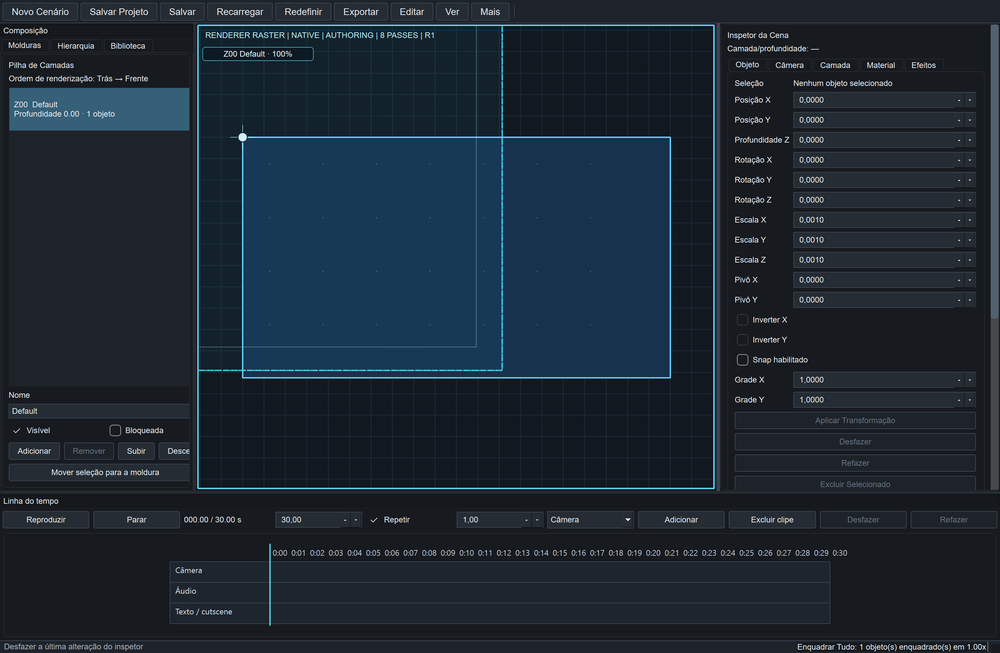
#> input picture artifacts/audit-post-e13-native-source-20260912-r4/captures/01-native-loaded.png, 1000 x 653 px, shrunk from 3000 x 1960 before the run
$ python -i edge_utils.py   (imports and definitions only)   (older library calls are emulated)
#> lines starting #> are read from the running program, lines starting #| are printed output that depends on the picture
# src/tools/edge_utils.py
"""
Multi-scale edge detection utilities for computer vision.
"""

from typing import List, Optional

import cv2
import numpy as np

try:
    from src.core.logger import logger
except ImportError:
    import logging

    logger = logging.getLogger(__name__)


def normalize_array(arr: np.ndarray) -> np.ndarray:
    """Normalize array to 0-255 range."""
    try:
        a = np.asarray(arr, dtype=np.float32)
        a_min = a.min()
        a_max = a.max()
        if a_max == a_min:
            return np.zeros(a.shape, dtype=np.uint8)
        normalized = ((a - a_min) / (a_max - a_min) * 255.0).astype(np.uint8)
        return normalized
    except Exception as e:
        logger.error(f"Error normalizing array: {e}")
        return np.zeros_like(arr, dtype=np.uint8)


def sobel_magnitude(img: np.ndarray) -> np.ndarray:
    """Compute Sobel edge magnitude."""
    if not isinstance(img, np.ndarray):
        raise ValueError("img deve ser um numpy array")

    if img.ndim == 3:
        img = cv2.cvtColor(img, cv2.COLOR_RGB2GRAY)

    # Use CV_32F to prevent overflow/clipping during calculation
    sobelx = cv2.Sobel(img, cv2.CV_32F, 1, 0, ksize=3)
    sobely = cv2.Sobel(img, cv2.CV_32F, 0, 1, ksize=3)

    sx_sq = np.square(sobelx, dtype=np.float32)
    sy_sq = np.square(sobely, dtype=np.float32)
    magnitude = np.sqrt(sx_sq + sy_sq)

    return magnitude.astype(np.float32)


def canny_edges(
    image: np.ndarray, threshold1: int = 100, threshold2: int = 200
) -> np.ndarray:
    """Apply Canny edge detection."""
    if len(image.shape) == 3:
        image = cv2.cvtColor(image, cv2.COLOR_RGB2GRAY)

    return cv2.Canny(image, threshold1, threshold2)


def log_response(img: np.ndarray, sigma: float) -> np.ndarray:
    """Compute Laplacian of Gaussian (LoG) response."""
    if not isinstance(img, np.ndarray):
        raise ValueError("img deve ser um numpy array")
    if sigma <= 0:
        raise ValueError("sigma deve ser > 0")

    if img.ndim == 3:
        img = cv2.cvtColor(img, cv2.COLOR_RGB2GRAY)

    # Calculate optimal kernel size based on sigma
    ksize = int(6 * sigma + 1)
    if ksize < 3:
        ksize = 3
    if ksize % 2 == 0:
        ksize += 1

    blurred = cv2.GaussianBlur(img.astype(np.float32), (ksize, ksize), sigma)
    laplacian = cv2.Laplacian(blurred, cv2.CV_32F, ksize=3)
    return np.abs(laplacian).astype(np.float32)


def multi_scale_edges(
    img: np.ndarray,
    scales: Optional[List[float]] = None,
    weights: Optional[List[float]] = None,
) -> np.ndarray:
    """Compute multi-scale edge detection."""
    if not isinstance(img, np.ndarray):
        raise ValueError("img deve ser um numpy array")

    if img.ndim == 3:
        img = cv2.cvtColor(img, cv2.COLOR_RGB2GRAY)

    if scales is None:
        scales = [1.0, 2.0, 4.0]

    if not scales:
        raise ValueError("Scales list must be non-empty")

    scales_arr = np.asarray(scales, dtype=np.float32)
    if not np.isfinite(scales_arr).all() or np.any(scales_arr <= 0):
        raise ValueError("Scales must contain positive finite values")

    if weights is None:
        weights = [1.0 / len(scales)] * len(scales)
    elif len(weights) != len(scales):
        raise ValueError("Weights list must match scales list length")

    weights_arr = np.array(weights, dtype=np.float32)
    weight_sum = float(weights_arr.sum())
    if not np.isfinite(weights_arr).all() or not np.isfinite(weight_sum):
        raise ValueError("Weights must have a non-zero finite sum")
    if abs(weight_sum) <= np.finfo(np.float32).eps:
        raise ValueError("Weights must have a non-zero finite sum")
    weights_arr = weights_arr / weight_sum

    combined: Optional[np.ndarray] = None

    for scale, w in zip(scales, weights_arr.tolist()):
        response = log_response(img, sigma=float(scale))
        if combined is None:
            combined = w * response.astype(np.float32)
        else:
            combined += w * response.astype(np.float32)

    if combined is None:
        return np.zeros_like(img, dtype=np.float32)

    return combined


def enhanced_edge_detection(
    img: np.ndarray, canny_thresh1: int = 50, canny_thresh2: int = 150
) -> np.ndarray:
    """
    Enhanced edge detection combining LoG, Sobel and Canny.
    Returns a uint8 image.
    """
    if len(img.shape) == 3:
        img = cv2.cvtColor(img, cv2.COLOR_RGB2GRAY)

    # 1. Multi-scale LoG (Textura fina e bordas suaves)
    log_edges = multi_scale_edges(img, scales=[0.5, 1.0, 2.0], weights=[0.4, 0.4, 0.2])

    # 2. Sobel (Gradiente direcional forte)
    sobel_edges = sobel_magnitude(img)

    # 3. Canny (Bordas finas e binárias)
    canny_edges_result = canny_edges(img, canny_thresh1, canny_thresh2).astype(float)

    # Normalização para 0.0 - 1.0
    log_norm = normalize_array(log_edges).astype(float) / 255.0
    sobel_norm = normalize_array(sobel_edges).astype(float) / 255.0
    canny_norm = canny_edges_result / 255.0

    # Combinação Ponderada
    # LoG e Sobel dão "corpo" à borda, Canny dá precisão
    combined = 0.4 * log_norm + 0.4 * sobel_norm + 0.2 * canny_norm

    result = (combined * 255).astype(np.uint8)
    return result

>>> import cv2
>>> picture = cv2.cvtColor(cv2.imread('../../artifacts/audit-post-e13-native-source-20260912-r4/captures/01-native-loaded.png'), cv2.COLOR_BGR2RGB)
>>> result = enhanced_edge_detection(picture)
#> in enhanced_edge_detection, `img = cv2.cvtColor(img, cv2.COLOR_RGB2GRAY)`:
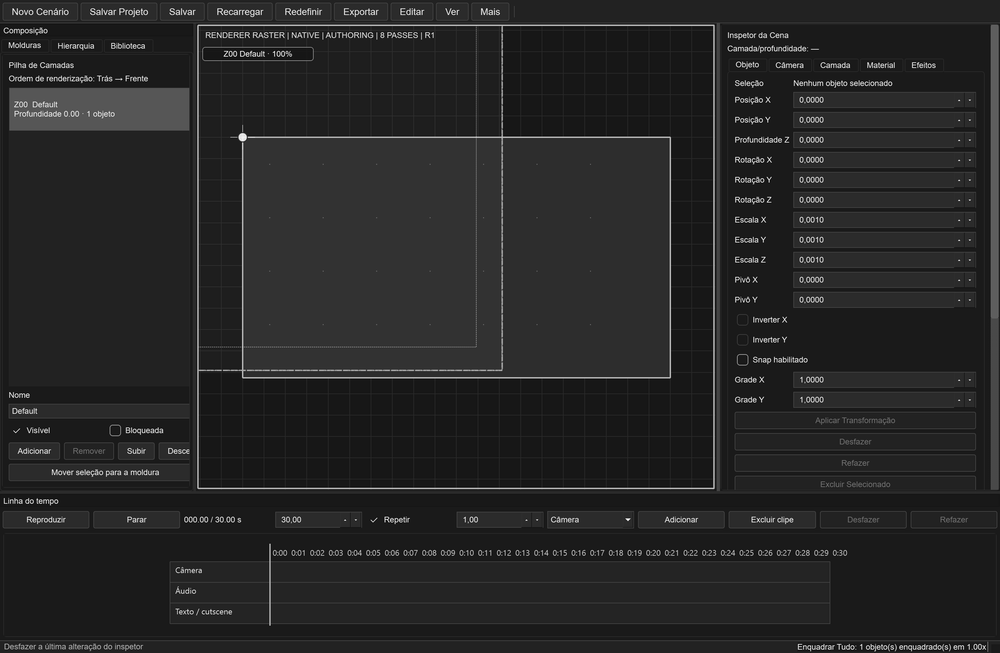
#> img: shape (653, 1000); min 0, max 255, mean 38.3
#> the loop in multi_scale_edges, `for scale, w in zip(scales, weights_arr.tolist()):` made 3 passes
#> pass 1, in multi_scale_edges, `response = log_response(img, sigma=float(scale))`:
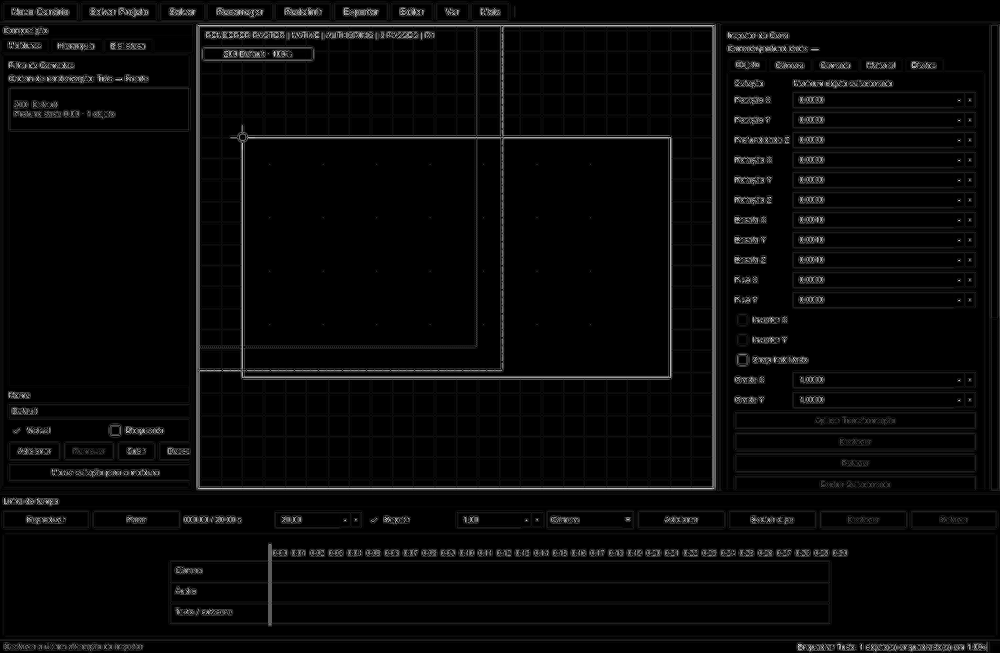
#> response: shape (653, 1000) float32; min 0, max 970.5, mean 31.7; drawn with min black and max white
#> in sobel_magnitude, `sobely = cv2.Sobel(img, cv2.CV_32F, 0, 1, ksize=3)`:
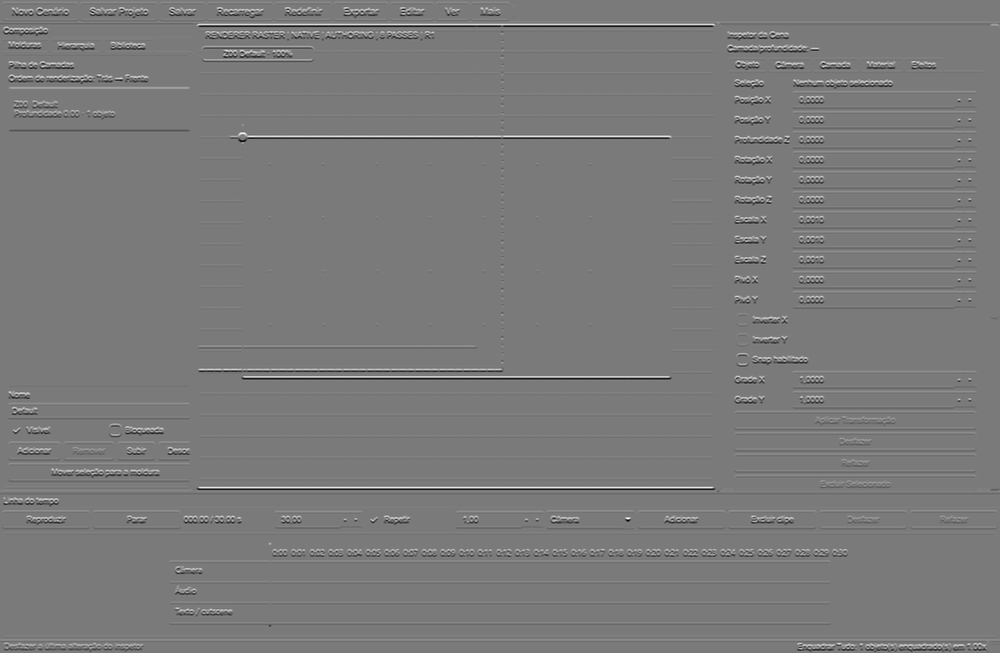
#> sobely: shape (653, 1000) float32; min -786, max 845, mean 0; drawn with min black and max white
#> in sobel_magnitude, `sx_sq = np.square(sobelx, dtype=np.float32)`:
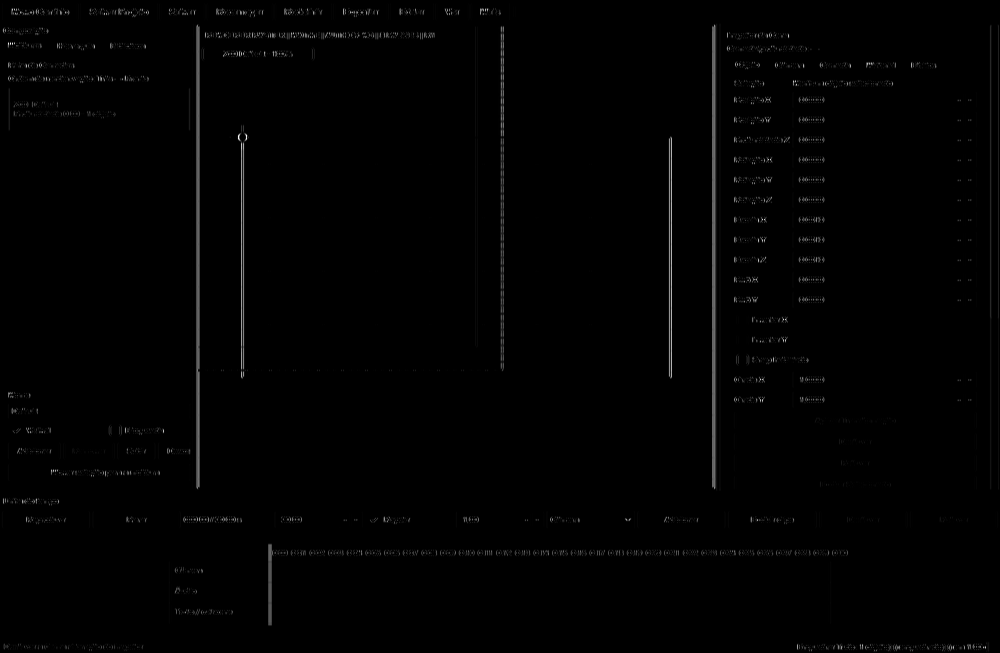
#> sx_sq: shape (653, 1000) float32; min 0, max 622521, mean 4789; drawn with min black and max white
#> in sobel_magnitude, `sy_sq = np.square(sobely, dtype=np.float32)`:
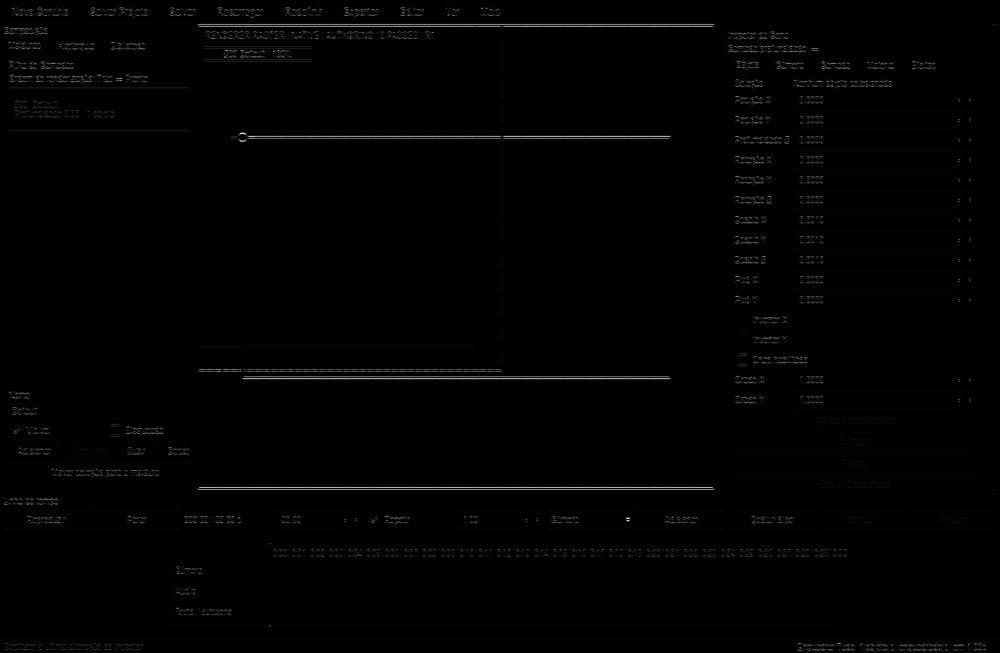
#> sy_sq: shape (653, 1000) float32; min 0, max 714025, mean 6241.1; drawn with min black and max white
#> in sobel_magnitude, `magnitude = np.sqrt(sx_sq + sy_sq)`:
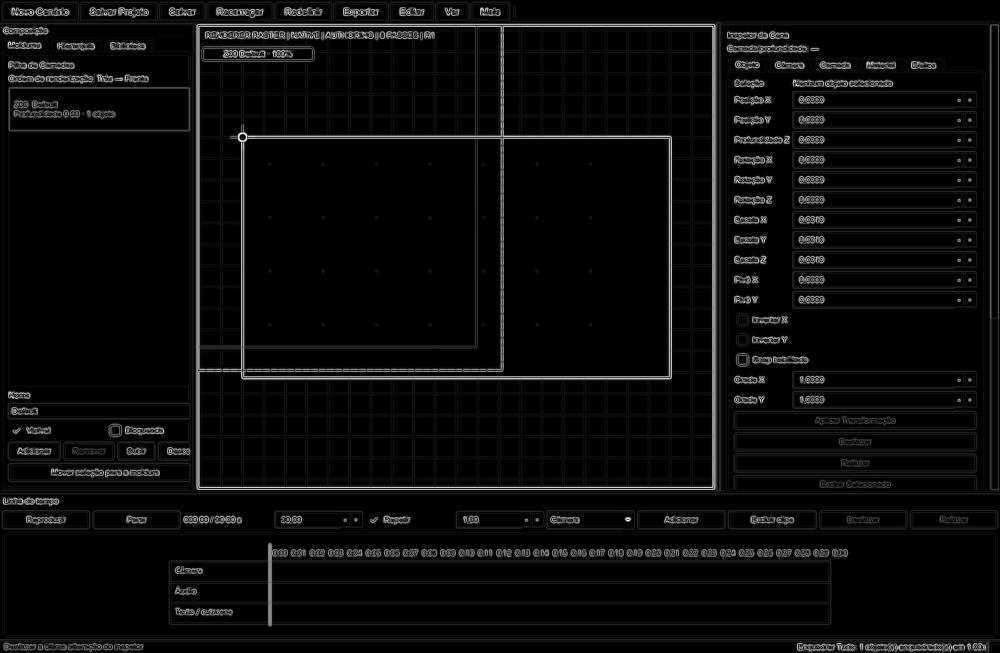
#> magnitude: shape (653, 1000) float32; min 0, max 866.2, mean 36.7; drawn with min black and max white
#> in canny_edges, `return cv2.Canny(image, threshold1, threshold2)`:
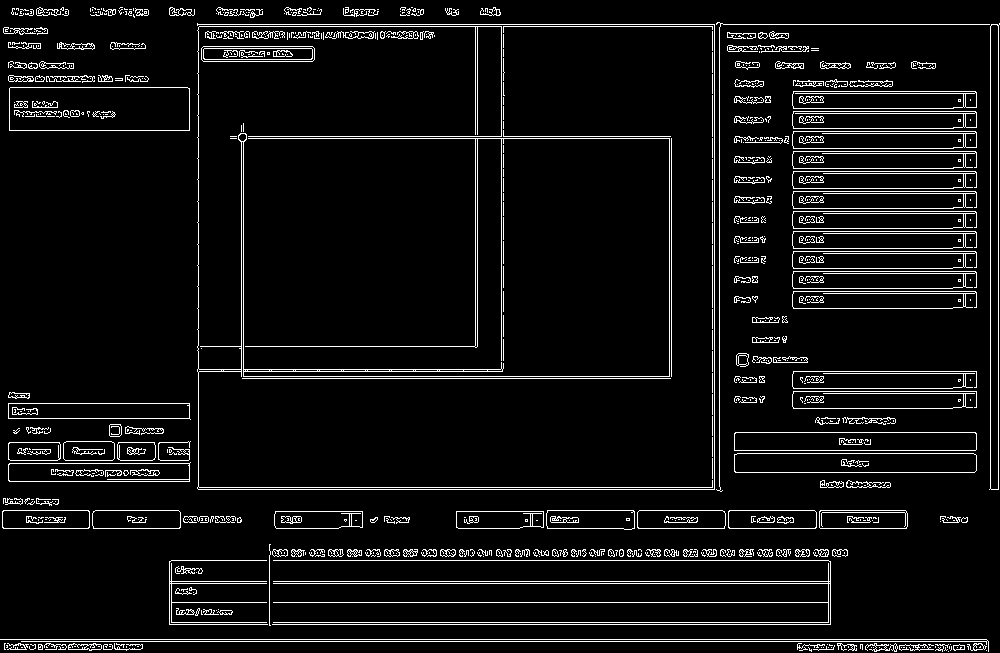
#> returned value: shape (653, 1000); 6.5% white in thin lines or dots
#> in enhanced_edge_detection, `canny_edges_result = canny_edges(img, canny_thresh1, canny_thresh2).as..`: canny_edges_result: shape (653, 1000) float64; 6.5% white in thin lines or dots
#> in normalize_array, `a_min = a.min()`: a_min = 0
#> in normalize_array, `a_max = a.max()`: a_max = 498.3
#> in enhanced_edge_detection, `canny_norm = canny_edges_result / 255.0`: canny_norm: shape (653, 1000) float64; values 0 (black) and 1 (white), 6.5% white in thin lines or dots
